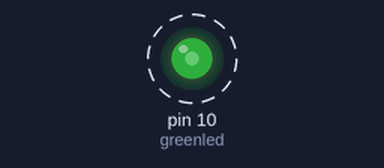
The sketch below on a simulated Arduino Uno, built with avr-gcc and run on an emulated ATmega328P. Parts: output pins drawn as LEDs (lit = HIGH). Dashed ring = blinking.

Above: at 0.05 s.
Timing chart, 0 to 4.6 s (numbered marks = the images above):
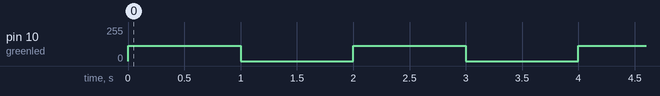

Measured:
- by itself, pin 10 (greenled): alternates 113/255 for 1.0 s and 0/255 for 1.0 s

The sketch:

analog_2.ino
```cpp
int greenled=10;

void setup() {
  pinMode(greenled,OUTPUT);


}

void loop() {
 analogWrite (greenled,113);
 delay(1000);
 analogWrite(greenled,0);
 delay(1000);
}
```
